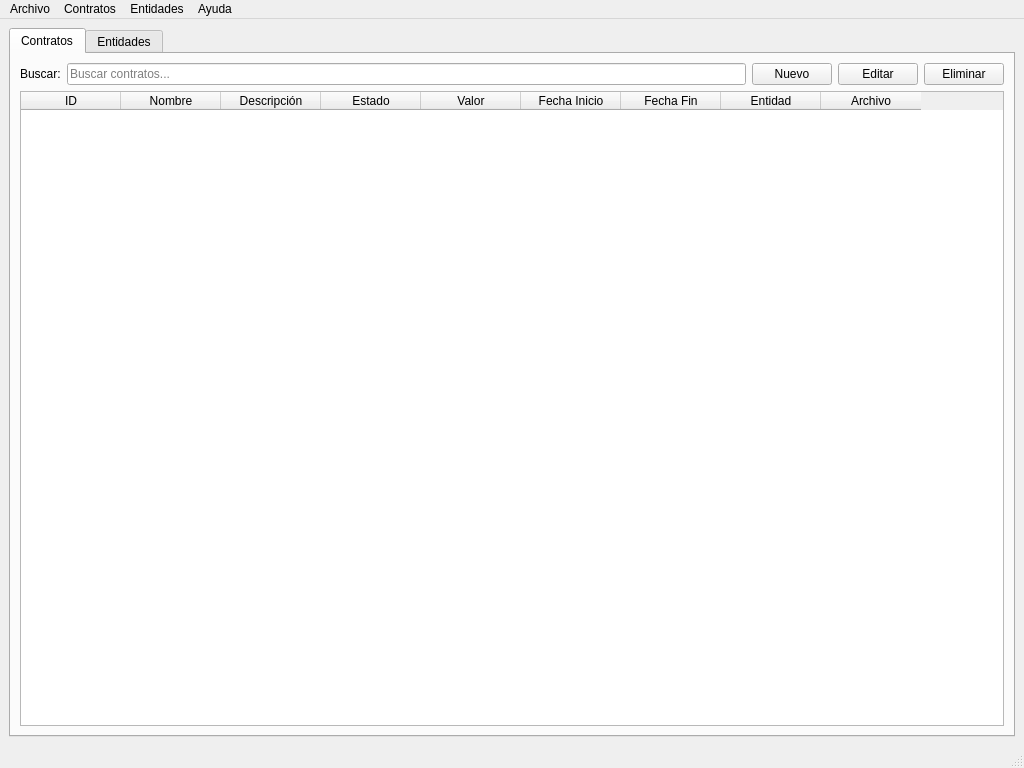
<?xml version="1.0" encoding="UTF-8"?>
<ui version="4.0">
 <class>MainWindow</class>
 <widget class="QMainWindow" name="MainWindow">
  <property name="geometry">
   <rect>
    <x>0</x>
    <y>0</y>
    <width>1024</width>
    <height>768</height>
   </rect>
  </property>
  <property name="windowTitle">
   <string>Sistema de Gestión de Contratos</string>
  </property>
  <widget class="QWidget" name="centralwidget">
   <layout class="QVBoxLayout" name="verticalLayout">
    <item>
     <widget class="QTabWidget" name="tabWidget">
      <property name="currentIndex">
       <number>0</number>
      </property>
      <widget class="QWidget" name="tabContratos">
       <attribute name="title">
        <string>Contratos</string>
       </attribute>
       <layout class="QVBoxLayout" name="verticalLayout_2">
        <item>
         <layout class="QHBoxLayout" name="horizontalLayout_2">
          <item>
           <widget class="QLabel" name="label">
            <property name="text">
             <string>Buscar:</string>
            </property>
           </widget>
          </item>
          <item>
           <widget class="QLineEdit" name="lineEditBuscar">
            <property name="placeholderText">
             <string>Buscar contratos...</string>
            </property>
           </widget>
          </item>
          <item>
           <widget class="QPushButton" name="pushButtonNuevoContrato">
            <property name="text">
             <string>Nuevo</string>
            </property>
            <property name="icon">
             <iconset theme="document-new"/>
            </property>
           </widget>
          </item>
          <item>
           <widget class="QPushButton" name="pushButtonEditarContrato">
            <property name="text">
             <string>Editar</string>
            </property>
            <property name="icon">
             <iconset theme="document-edit"/>
            </property>
           </widget>
          </item>
          <item>
           <widget class="QPushButton" name="pushButtonEliminarContrato">
            <property name="text">
             <string>Eliminar</string>
            </property>
            <property name="icon">
             <iconset theme="edit-delete"/>
            </property>
           </widget>
          </item>
         </layout>
        </item>
        <item>
         <widget class="QTableWidget" name="tableWidgetContratos">
          <column>
           <property name="text">
            <string>ID</string>
           </property>
          </column>
          <column>
           <property name="text">
            <string>Nombre</string>
           </property>
          </column>
          <column>
           <property name="text">
            <string>Descripción</string>
           </property>
          </column>
          <column>
           <property name="text">
            <string>Estado</string>
           </property>
          </column>
          <column>
           <property name="text">
            <string>Valor</string>
           </property>
          </column>
          <column>
           <property name="text">
            <string>Fecha Inicio</string>
           </property>
          </column>
          <column>
           <property name="text">
            <string>Fecha Fin</string>
           </property>
          </column>
          <column>
           <property name="text">
            <string>Entidad</string>
           </property>
          </column>
          <column>
           <property name="text">
            <string>Archivo</string>
           </property>
          </column>
         </widget>
        </item>
       </layout>
      </widget>
      <widget class="QWidget" name="tabEntidades">
       <attribute name="title">
        <string>Entidades</string>
       </attribute>
       <layout class="QVBoxLayout" name="verticalLayout_3">
        <item>
         <layout class="QHBoxLayout" name="horizontalLayout_3">
          <item>
           <widget class="QLabel" name="labelBuscarEntidad">
            <property name="text">
             <string>Buscar:</string>
            </property>
           </widget>
          </item>
          <item>
           <widget class="QLineEdit" name="lineEditBuscarEntidad">
            <property name="placeholderText">
             <string>Buscar entidades...</string>
            </property>
           </widget>
          </item>
          <item>
           <widget class="QPushButton" name="pushButtonNuevaEntidad">
            <property name="text">
             <string>Nuevo</string>
            </property>
            <property name="icon">
             <iconset theme="document-new"/>
            </property>
           </widget>
          </item>
          <item>
           <widget class="QPushButton" name="pushButtonEditarEntidad">
            <property name="text">
             <string>Editar</string>
            </property>
            <property name="icon">
             <iconset theme="document-edit"/>
            </property>
           </widget>
          </item>
          <item>
           <widget class="QPushButton" name="pushButtonEliminarEntidad">
            <property name="text">
             <string>Eliminar</string>
            </property>
            <property name="icon">
             <iconset theme="edit-delete"/>
            </property>
           </widget>
          </item>
         </layout>
        </item>
        <item>
         <widget class="QTableWidget" name="tableWidgetEntidades"/>
        </item>
       </layout>
      </widget>
     </widget>
    </item>
   </layout>
  </widget>
  <widget class="QMenuBar" name="menubar">
   <property name="geometry">
    <rect>
     <x>0</x>
     <y>0</y>
     <width>1024</width>
     <height>30</height>
    </rect>
   </property>
   <widget class="QMenu" name="menuArchivo">
    <property name="title">
     <string>Archivo</string>
    </property>
    <addaction name="actionNuevo_Contrato"/>
    <addaction name="separator"/>
    <addaction name="actionActualizar"/>
    <addaction name="separator"/>
    <addaction name="actionCerrar_Sesion"/>
    <addaction name="separator"/>
    <addaction name="actionSalir"/>
   </widget>
   <widget class="QMenu" name="menuContratos">
    <property name="title">
     <string>Contratos</string>
    </property>
    <addaction name="actionNuevo_Contrato"/>
    <addaction name="actionEditar_Contrato"/>
    <addaction name="actionEliminar_Contrato"/>
   </widget>
   <widget class="QMenu" name="menuEntidades">
    <property name="title">
     <string>Entidades</string>
    </property>
    <addaction name="actionNueva_Entidad"/>
    <addaction name="actionEditar_Entidad"/>
    <addaction name="actionEliminar_Entidad"/>
   </widget>
   <widget class="QMenu" name="menuAyuda">
    <property name="title">
     <string>Ayuda</string>
    </property>
    <addaction name="actionAcerca_de"/>
   </widget>
   <addaction name="menuArchivo"/>
   <addaction name="menuContratos"/>
   <addaction name="menuEntidades"/>
   <addaction name="menuAyuda"/>
  </widget>
  <widget class="QStatusBar" name="statusbar"/>
  <action name="actionNuevo_Contrato">
   <property name="text">
    <string>Nuevo Contrato</string>
   </property>
   <property name="shortcut">
    <string>Ctrl+N</string>
   </property>
  </action>
  <action name="actionEditar_Contrato">
   <property name="text">
    <string>Editar Contrato</string>
   </property>
   <property name="shortcut">
    <string>Ctrl+E</string>
   </property>
  </action>
  <action name="actionEliminar_Contrato">
   <property name="text">
    <string>Eliminar Contrato</string>
   </property>
   <property name="shortcut">
    <string>Del</string>
   </property>
  </action>
  <action name="actionActualizar">
   <property name="text">
    <string>Actualizar</string>
   </property>
   <property name="shortcut">
    <string>F5</string>
   </property>
  </action>
  <action name="actionSalir">
   <property name="text">
    <string>Salir</string>
   </property>
   <property name="shortcut">
    <string>Ctrl+Q</string>
   </property>
  </action>
  <action name="actionAcerca_de">
   <property name="text">
    <string>Acerca de...</string>
   </property>
  </action>
  <action name="actionCerrar_Sesion">
   <property name="text">
    <string>Cerrar Sesión</string>
   </property>
   <property name="shortcut">
    <string>Ctrl+L</string>
   </property>
  </action>
  <action name="actionNueva_Entidad">
   <property name="text">
    <string>Nueva Entidad</string>
   </property>
   <property name="shortcut">
    <string>Ctrl+T</string>
   </property>
  </action>
  <action name="actionEditar_Entidad">
   <property name="text">
    <string>Editar Entidad</string>
   </property>
   <property name="shortcut">
    <string>Ctrl+Y</string>
   </property>
  </action>
  <action name="actionEliminar_Entidad">
   <property name="text">
    <string>Eliminar Entidad</string>
   </property>
   <property name="shortcut">
    <string>Shift+Del</string>
   </property>
  </action>
 </widget>
 <resources/>
 <connections>
   <connection>
    <sender>actionSalir</sender>
    <signal>triggered()</signal>
    <receiver>MainWindow</receiver>
    <slot>close()</slot>
    <hints>
     <hint type="sourcelabel">
      <x>-1</x>
      <y>-1</y>
     </hint>
     <hint type="destinationlabel">
      <x>511</x>
      <y>383</y>
     </hint>
    </hints>
   </connection>
  </connections>
</ui>
